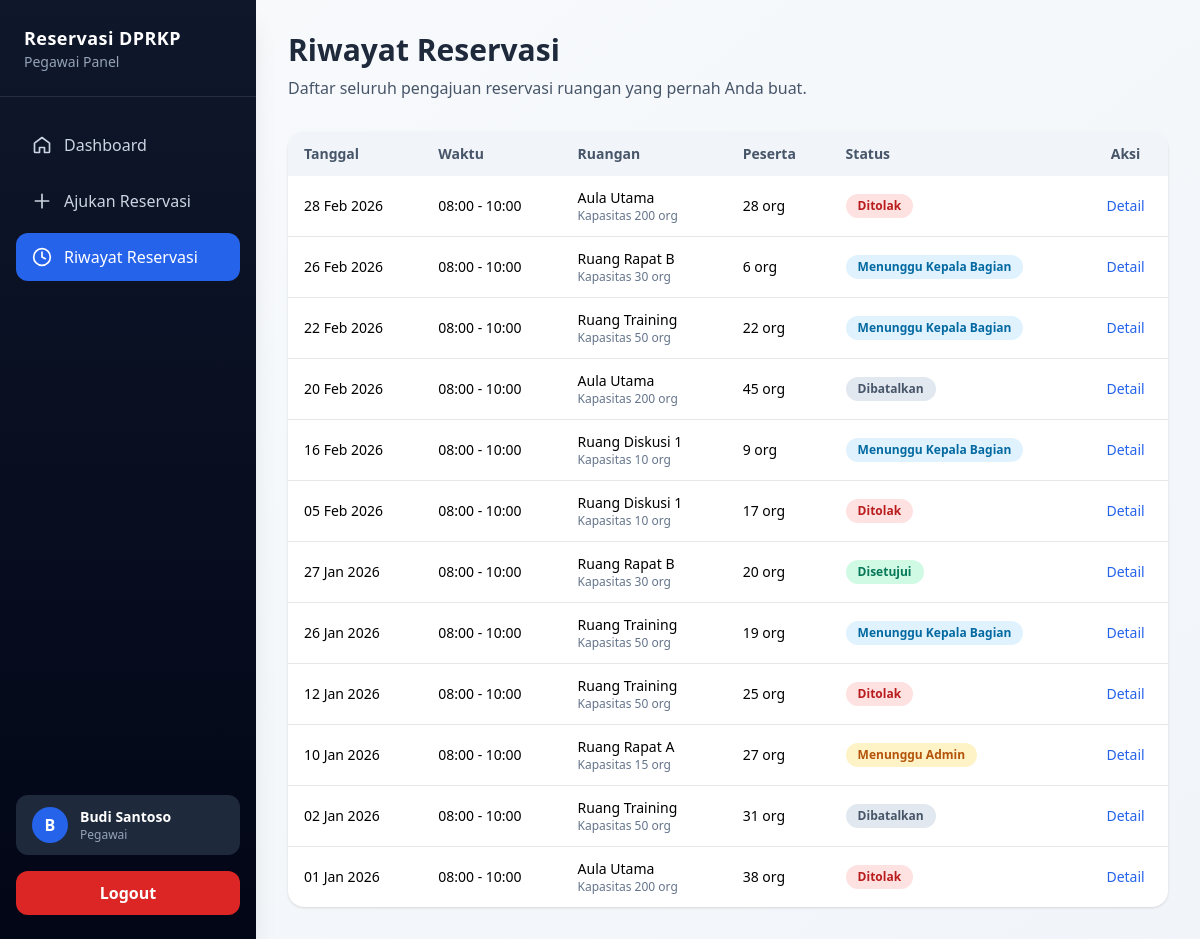
Page /pegawai/reservation-history/index.php (signed in) on the committed database.
### tables this page shows
CREATE TABLE reservasi (
  id INT UNSIGNED AUTO_INCREMENT PRIMARY KEY,
  user_id INT UNSIGNED NOT NULL,
  ruangan_id INT UNSIGNED NOT NULL,
  tanggal DATE NOT NULL,
  jam_mulai TIME NOT NULL,
  jam_selesai TIME NOT NULL,
  keperluan TEXT NOT NULL,
  jumlah_peserta INT,
  status ENUM(
    'Menunggu Admin',
    'Menunggu Kepala Bagian',
    'Disetujui',
    'Ditolak',
    'Dibatalkan'
  ) DEFAULT 'Menunggu Admin',
  alasan_tolak TEXT,
  kabag_id INT UNSIGNED NULL,
  ttd_kabag VARCHAR(255) NULL,
  created_at TIMESTAMP DEFAULT CURRENT_TIMESTAMP,
  FOREIGN KEY (user_id) REFERENCES users(id),
  FOREIGN KEY (kabag_id) REFERENCES users(id),
  FOREIGN KEY (ruangan_id) REFERENCES ruangan(id)
);

CREATE TABLE ruangan (
  id INT UNSIGNED AUTO_INCREMENT PRIMARY KEY,
  nama_ruangan VARCHAR(100) NOT NULL UNIQUE,
  kapasitas INT NOT NULL,
  status ENUM('Aktif','Nonaktif','Perawatan') DEFAULT 'Aktif',
  created_at TIMESTAMP DEFAULT CURRENT_TIMESTAMP
);

### includes/base-url.php (called while the page is built)
<?php
$baseUrl = '/reservasi_dprkp';

### pegawai/reservation-history/index.php (the view, shortened to what this page needs)
<?php
include '../../config/koneksi.php';
$user_id = $_SESSION['id_user'];
$reservasi = mysqli_query($koneksi, "
  SELECT
    r.*,
    ru.nama_ruangan,
    ru.kapasitas
  FROM reservasi r
  JOIN ruangan ru ON r.ruangan_id = ru.id
  WHERE r.user_id = $user_id
  ORDER BY r.tanggal DESC, r.jam_mulai DESC
");
function statusBadge($status)
{
  return match ($status) {
    'Disetujui' => 'bg-emerald-100 text-emerald-700',
    'Menunggu Admin' => 'bg-amber-100 text-amber-700',
    'Menunggu Kepala Bagian' => 'bg-sky-100 text-sky-700',
    'Ditolak' => 'bg-red-100 text-red-700',
    'Dibatalkan' => 'bg-slate-200 text-slate-600',
    default => 'bg-slate-100 text-slate-600'
  };
}
?>
<!DOCTYPE html>
<html lang="id">
<head>
  <script src="https://cdn.tailwindcss.com"></script>
</head>
<body class="bg-gradient-to-br from-slate-50 to-slate-100 min-h-screen">
  <?php include '../../includes/layouts/sidebar.php'; ?>
  <div class="main-content p-4 sm:p-6 lg:p-8 max-w-6xl mx-auto">
    <div class="mb-8">
      <h1 class="text-3xl font-bold text-slate-800 mb-2">Riwayat Reservasi</h1>
      <p class="text-slate-600">
        Daftar seluruh pengajuan reservasi ruangan yang pernah Anda buat.
      </p>
    </div>
    <div class="bg-white rounded-2xl shadow overflow-hidden">
      <table class="w-full text-sm">
        <thead class="bg-slate-100 text-slate-600">
          <tr>
            <th class="px-4 py-3 text-left">Tanggal</th>
            <th class="px-4 py-3 text-left">Waktu</th>
            <th class="px-4 py-3 text-left">Ruangan</th>
            <th class="px-4 py-3 text-left">Peserta</th>
            <th class="px-4 py-3 text-left">Status</th>
            <th class="px-4 py-3 text-center">Aksi</th>
          </tr>
        </thead>
        <tbody class="divide-y">
          <?php if (mysqli_num_rows($reservasi) > 0): ?>
            <?php while ($r = mysqli_fetch_assoc($reservasi)): ?>
              <tr class="hover:bg-slate-50">
                <td class="px-4 py-3">
                  <?= date('d M Y', strtotime($r['tanggal'])); ?>
                </td>
                <td class="px-4 py-3">
                  <?= substr($r['jam_mulai'], 0, 5); ?> -
                  <?= substr($r['jam_selesai'], 0, 5); ?>
                </td>
                <td class="px-4 py-3">
                  <div class="font-medium"><?= htmlspecialchars($r['nama_ruangan']); ?></div>
                  <div class="text-xs text-slate-500">
                    Kapasitas <?= $r['kapasitas']; ?> org
                  </div>
                </td>
                <td class="px-4 py-3">
                  <?= $r['jumlah_peserta'] ?? '-'; ?> org
                </td>
                <td class="px-4 py-3">
                  <span class="inline-flex px-3 py-1 rounded-full text-xs font-semibold <?= statusBadge($r['status']); ?>">
                    <?= $r['status']; ?>
                  </span>
                </td>
                <td class="px-4 py-3 text-center">
                  <a href="<?= $baseUrl ?>/pegawai/make-reservation/detail.php?id=<?= $r['id']; ?>"
                    class="text-blue-600 hover:underline text-sm font-medium">
                    Detail
                  </a>
                </td>
              </tr>
            <?php endwhile; ?>
          <?php endif; ?>
        </tbody>
      </table>
    </div>
  </div>
</body>
</html>

### includes/layouts/sidebar.php (style rules this page uses)
.main-content { margin-left: 16rem; }

### rows in the picture
reservasi: tanggal "28 Feb 2026", jam_mulai "08:00", jam_selesai "10:00", ruangan.nama_ruangan "Aula Utama", ruangan.kapasitas "200", jumlah_peserta "28", status "Ditolak"
reservasi: tanggal "26 Feb 2026", jam_mulai "08:00", jam_selesai "10:00", ruangan.nama_ruangan "Ruang Rapat B", ruangan.kapasitas "30", jumlah_peserta "6", status "Menunggu Kepala Bagian"
reservasi: tanggal "22 Feb 2026", jam_mulai "08:00", jam_selesai "10:00", ruangan.nama_ruangan "Ruang Training", ruangan.kapasitas "50", jumlah_peserta "22", status "Menunggu Kepala Bagian"
reservasi: tanggal "20 Feb 2026", jam_mulai "08:00", jam_selesai "10:00", ruangan.nama_ruangan "Aula Utama", ruangan.kapasitas "200", jumlah_peserta "45", status "Dibatalkan"
reservasi: tanggal "16 Feb 2026", jam_mulai "08:00", jam_selesai "10:00", ruangan.nama_ruangan "Ruang Diskusi 1", ruangan.kapasitas "10", jumlah_peserta "9", status "Menunggu Kepala Bagian"
reservasi: tanggal "05 Feb 2026", jam_mulai "08:00", jam_selesai "10:00", ruangan.nama_ruangan "Ruang Diskusi 1", ruangan.kapasitas "10", jumlah_peserta "17", status "Ditolak"
reservasi: tanggal "27 Jan 2026", jam_mulai "08:00", jam_selesai "10:00", ruangan.nama_ruangan "Ruang Rapat B", ruangan.kapasitas "30", jumlah_peserta "20", status "Disetujui"
reservasi: tanggal "26 Jan 2026", jam_mulai "08:00", jam_selesai "10:00", ruangan.nama_ruangan "Ruang Training", ruangan.kapasitas "50", jumlah_peserta "19", status "Menunggu Kepala Bagian"
reservasi: tanggal "12 Jan 2026", jam_mulai "08:00", jam_selesai "10:00", ruangan.nama_ruangan "Ruang Training", ruangan.kapasitas "50", jumlah_peserta "25", status "Ditolak"
reservasi: tanggal "10 Jan 2026", jam_mulai "08:00", jam_selesai "10:00", ruangan.nama_ruangan "Ruang Rapat A", ruangan.kapasitas "15", jumlah_peserta "27", status "Menunggu Admin"
reservasi: tanggal "02 Jan 2026", jam_mulai "08:00", jam_selesai "10:00", ruangan.nama_ruangan "Ruang Training", ruangan.kapasitas "50", jumlah_peserta "31", status "Dibatalkan"
reservasi: tanggal "01 Jan 2026", jam_mulai "08:00", jam_selesai "10:00", ruangan.nama_ruangan "Aula Utama", ruangan.kapasitas "200", jumlah_peserta "38", status "Ditolak"

### other values in the picture
str_replace('_', ' ', $role) "Pegawai"
substr($nama, 0, 1) "B"
$nama "Budi Santoso"
